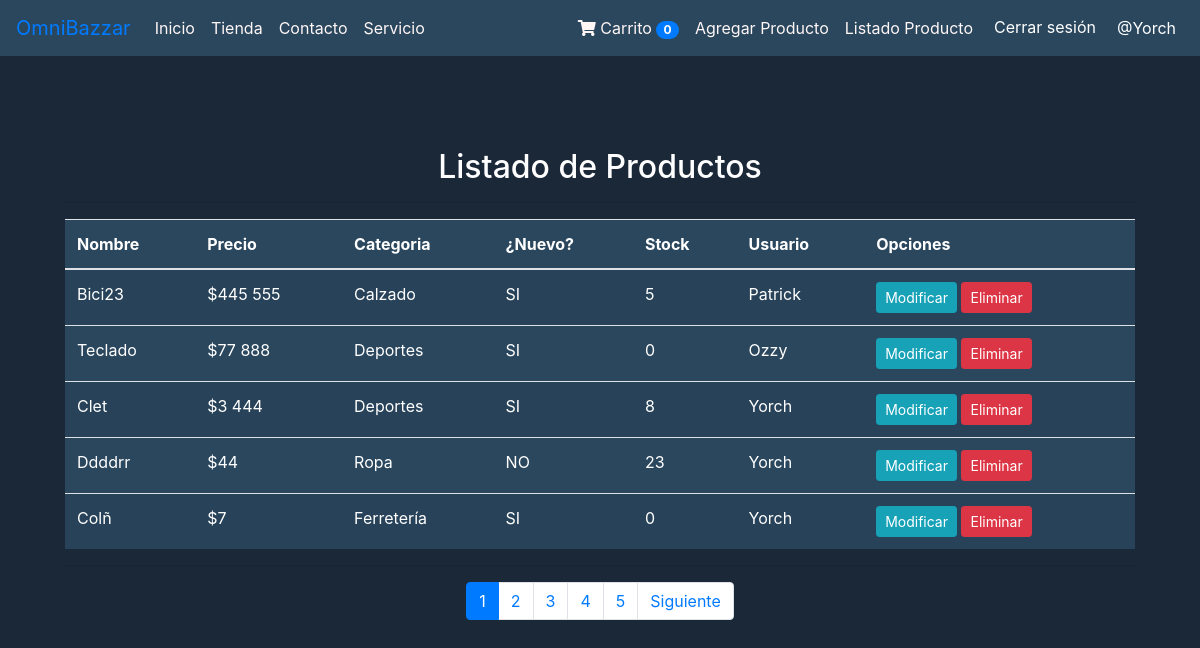
The app's page /listar-productos/ (signed in) with its own data.
### productos/models.py (models this page shows, shortened)
class Producto(models.Model):
    nombre = models.CharField(max_length=50)
    precio = models.IntegerField()
    descripcion = models.TextField()
    nuevo = models.BooleanField()
    categoria = models.ForeignKey(Categoria, on_delete=models.PROTECT, default=1)
    fecha_fabricacion = models.DateField()
    imagen = models.ImageField(upload_to="productos", null=True)
    stock = models.IntegerField(default=0, verbose_name='Stock')
    usuario = models.ForeignKey(User, on_delete=models.CASCADE, null=True, blank=True)

class Categoria(models.Model):
    nombre = models.CharField(max_length=50)
    def __str__(self):
        return self.nombre

### productos/views.py (the view)
# urls.py: path('listar-productos/', listar_productos, name='listar_productos'),
def listar_productos(request):
    if request.user.is_superuser:
        productos = Producto.objects.all()
    else:
        productos = Producto.objects.filter(usuario=request.user)
    page = request.GET.get('page', 1)
    try:
        paginator = Paginator(productos, 5)
        productos = paginator.page(page)
    except:
        raise Http404
    data = {
        'entity': productos,
        'paginator': paginator,
        'is_admin': request.user.is_superuser
    }
    return render(request, 'agregacion/listar.html', data)

### productos/templates/agregacion/listar.html (shortened to what this page needs)
{% extends "productos/base.html" %}
{% block content %}
{% load humanize %}
<center>
<div class="container mt-5">
    <div class="card-body">
        <h2 style="color: white;">Listado de Productos</h2>
        <hr>
        <div class="table-responsive">
            <table class="table table-striped table-hover table-responsive-sm mx-auto" style="max-width: 100%; background-color: #2a475e;">
                <thead>
                    <tr style="color: white;">
                        <th>Nombre</th>
                        <th>Precio</th>
                        <th>Categoria</th>
                        <th>¿Nuevo?</th>
                        <th>Stock</th>
                        {% if is_admin %}
                        <th>Usuario</th>
                        {% endif %}
                        <th>Opciones</th>
                    </tr>
                </thead>
                <tbody>
                    {% for p in entity %}
                    <tr style="color: white;">
                        <td>{{ p.nombre | title }}</td>
                        <td>${{ p.precio | intcomma }}</td>
                        <td>{{ p.categoria | title }}</td>
                        <td>
                            {% if p.nuevo %}
                            SI
                            {% else %}
                            NO
                            {% endif %}
                        </td>
                        <td>{{ p.stock }}</td>
                        {% if is_admin %}
                        <td>{{ p.usuario.username }}</td>
                        {% endif %}
                        <td>
                            {% if perms.productos.change_producto %}
                            <a href="{% url 'modificar_producto' p.id %}" class="btn btn-info btn-sm">Modificar</a>
                            {% endif %}
                            {% if perms.productos.delete_producto %}
                            <a href="#" onclick="eliminarProducto({{ p.id }})" class="btn btn-danger btn-sm">Eliminar</a>
                            {% endif %}
                        </td>
                    </tr>
                    {% endfor %}
                </tbody>
            </table>
            <hr>
            <div>
                {% include 'productos/paginator.html' %}
            </div>
        </div>
    </div>
</div>
</center>
{% endblock %}

### productos/templates/productos/base.html (shortened to what this page needs)
<!DOCTYPE html>
<html lang="en">
<head>
  <link rel="stylesheet" href="https://cdn.jsdelivr.net/npm/bootstrap@4.6.2/dist/css/bootstrap.min.css">
  {% load static %}
  <link rel="stylesheet" href="{% static 'productos/css/styles.css' %}">
  <link rel="stylesheet" href="https://cdnjs.cloudflare.com/ajax/libs/font-awesome/5.15.4/css/all.min.css">
</head>
<body class="body">
  <nav class="navbar navbar-expand-sm navbar-custom">
    <a class="navbar-brand" href="#">OmniBazzar</a>
    <div class="collapse navbar-collapse" id="navbarNav">
      <ul class="navbar-nav mr-auto">
        <li class="nav-item">
          <a class="nav-link" href="{% url 'home' %}">Inicio</a>
        </li>
        <li class="nav-item">
          <a class="nav-link" href="{% url 'Tienda' %}">Tienda</a>
        </li>
        <li class="nav-item">
          <a class="nav-link" href="{% url 'Contacto' %}">Contacto</a>
        </li>
        <li class="nav-item">
          <a class="nav-link" href="{% url 'servicio' %}">Servicio</a>
        </li>
      </ul>
      <ul class="navbar-nav ml-auto">
        <li class="nav-item">
          <a class="nav-link" href="{% url 'detalle_compra' %}">
            <i class="fas fa-shopping-cart"></i> Carrito
            <span id="cart-count" class="badge badge-pill badge-primary">0</span>
        </a>
      </li>
        {% if perms.productos.add_producto %}
        <li class="nav-item">
          <a href="{% url 'agregar_producto' %}" class="nav-link">Agregar Producto</a>
        </li>
        {% endif %}
        {% if perms.productos.view_producto %}
        <li class="nav-item">
          <a href="{% url 'listar_productos' %}" class="nav-link">Listado Producto</a>
        </li>
        {% endif %}
        {% if user.is_authenticated %}
        <li class="nav-item">
          <form action="{% url 'logout' %}" method="post" class="form-inline">
            <button type="submit" class="btn btn-link text-white">Cerrar sesión</button>
          </form>
        </li>
        <li class="nav-item">
          <a href="{% url 'profile' %}" class="nav-link text-white">@{{ user.username }}</a>
        </li>
        {% else %}
        <li class="nav-item">
          <a href="{% url 'login' %}" class="btn btn-link text-white">Iniciar sesión</a>
        </li>
        {% endif %}
      </ul>
    </div>
  </nav>
  <br>
  {% block content %}
  {% endblock %}
</body>
</html>

### productos/static/productos/css/styles.css (style rules this page uses)
.body { background-color: #1b2838; }

### productos/templates/productos/base.html (style rules this page uses)
.navbar-custom { background-color: #2a475e; }
.navbar-custom .nav-link { color: rgb(255, 246, 246); }

### records on screen
Producto: nombre "Bici23", precio "445 555", categoria "Calzado", nuevo "SI", stock "5", usuario.username "Patrick"
Producto: nombre "Teclado", precio "77 888", categoria "Deportes", nuevo "SI", stock "0", usuario.username "Ozzy"
Producto: nombre "Clet", precio "3 444", categoria "Deportes", nuevo "SI", stock "8", usuario.username "Yorch"
Producto: nombre "Ddddrr", precio "44", categoria "Ropa", nuevo "NO", stock "23", usuario.username "Yorch"
Producto: nombre "Colñ", precio "7", categoria "Ferretería", nuevo "SI", stock "0", usuario.username "Yorch"

### other values on screen
{{ user.username }} "Yorch"
{{ page }} "1" "2" "3" "4" "5"
